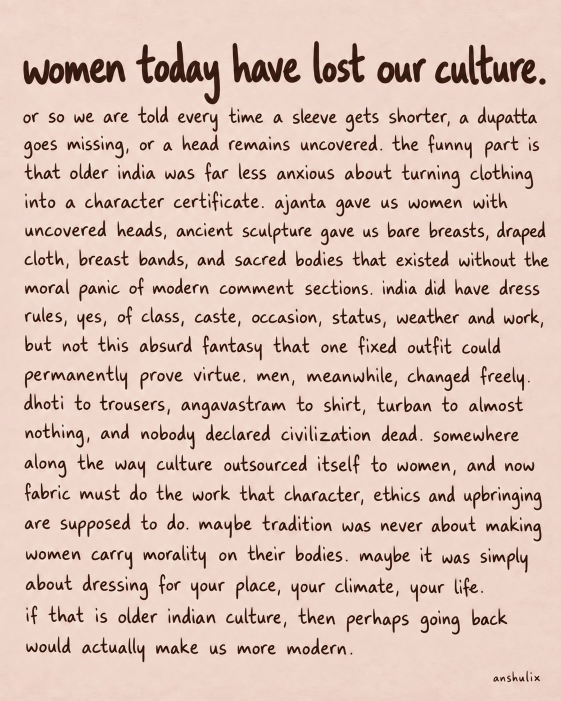
#> input picture evals/files/ai-quote-card.webp, 1122 x 1402 px (shown at 1/2 size)
$ python -i measure_style.py   (imports and definitions only)
#> lines starting #> are read from the running program, lines starting #| are printed output that depends on the picture; after the words box and inside, x2 and y2 are one past the last pixel; in counts of white or black regions, pixels touching at a corner belong together
"""Measure the typography of the lettering so it can be reproduced in any tool.

Usage:
  measure_style.py --build build --image original.jpg [--design-width 1080] [--out build/style]
                   [--matched-font path.ttf --matched-name "Caveat"]

Reads the segmentation (build/glyphs.json, build/selected.json) and the original image and
writes style.json plus STYLE.md with:
  - size: x-height, cap height and font size in px of the image, as % of image width, and at
    a chosen design width (default 1080 px, an Instagram post)
  - line height (baseline pitch / font size), letter spacing and word spacing in em
  - alignment and margins of the text block, ink and paper colours, slant, stroke weight
  - the same numbers translated for CSS, Figma, Canva, Google Docs / Word
  - per text style when the image has more than one size (heading / body)

--matched-font: when an existing font was identified, give its file so the settings are
re-expressed for that font (its x-height differs, so the point size and tracking change).
"""
import argparse
import json
import math
import os
import numpy as np
from PIL import Image
from scipy import ndimage as ndi
from collections import defaultdict
from common import load_json, load_ink, THR


def hexcol(rgb):
    return "#%02x%02x%02x" % tuple(int(round(v)) for v in rgb)


def colours(image_path):
#> called with image_path = '../../evals/files/ai-quote-card.webp'
    im = Image.open(image_path).convert("RGB")
#> im is the input picture: PIL image 1122x1402 RGB; mean R, G, B 220.1, 195, 183.7
    arr = np.asarray(im).astype(np.float32)
    lum = arr.mean(2)
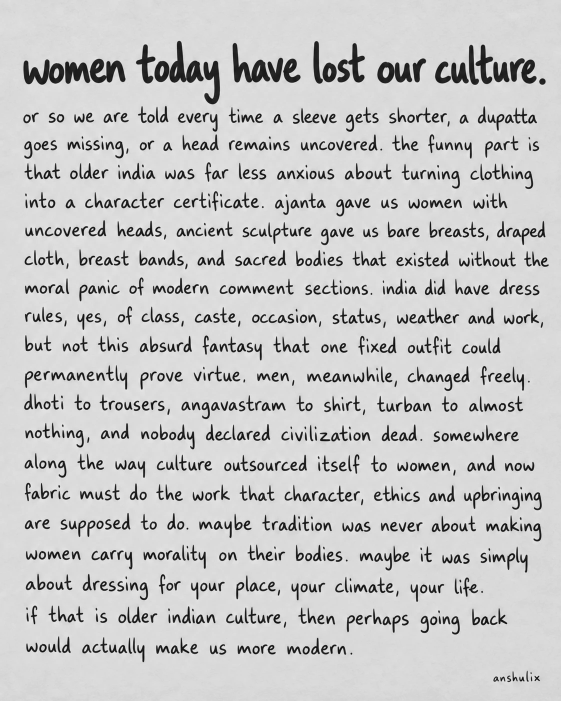
#> lum: shape (1402, 1122) float32 (shown at 1/2 size); min 5.33, max 248.7, mean 199.6
    bg = ndi.gaussian_filter(ndi.median_filter(lum, size=15), 8)
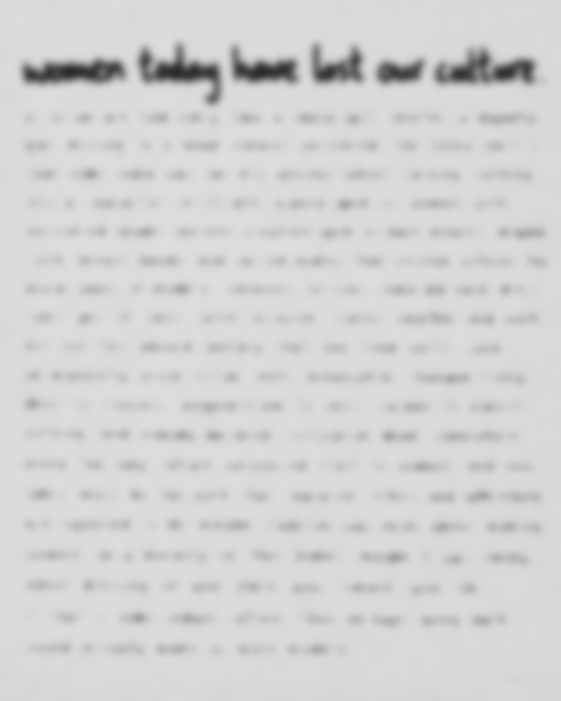
#> bg: shape (1402, 1122) float32 (shown at 1/2 size); min 41.5, max 222.6, mean 211.1
    dark = np.clip(1 - lum / np.maximum(bg, 1), 0, 1)
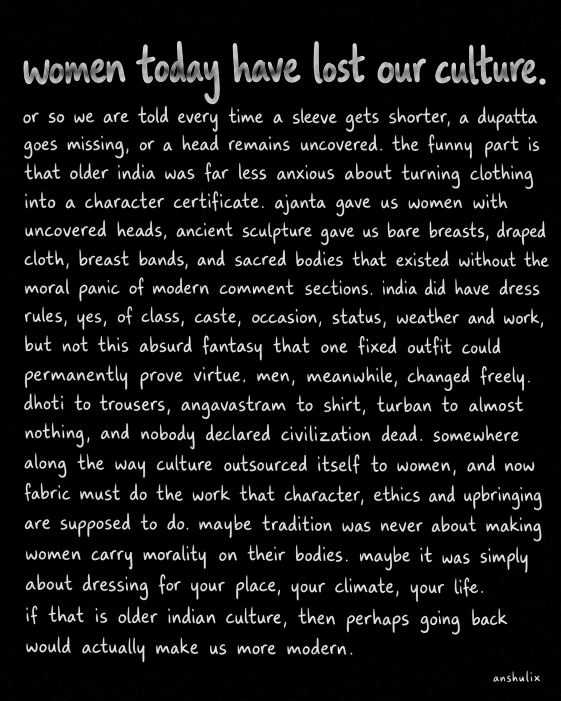
#> dark: shape (1402, 1122) float32 (shown at 1/2 size); min 0, max 0.974, mean 0.0821
    ink_mask = dark > max(0.25, np.percentile(dark, 97) * 0.6)
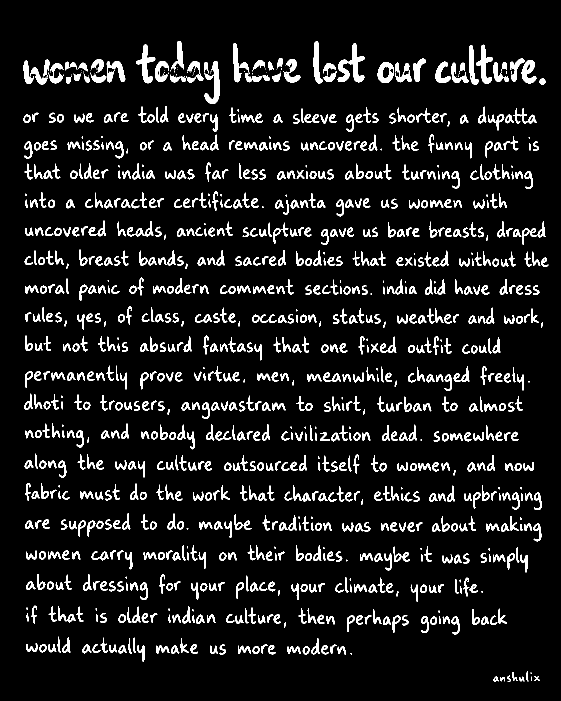
#> ink_mask: shape (1402, 1122) bool (shown at 1/2 size); 8.9% white; 1089 white regions (122 under 20 px), largest, box (x1, y1, x2, y2) and area: (272, 89, 311, 167) 1063, (409, 122, 439, 208) 1050, (697, 87, 729, 165) 1012
    paper_mask = dark < 0.05
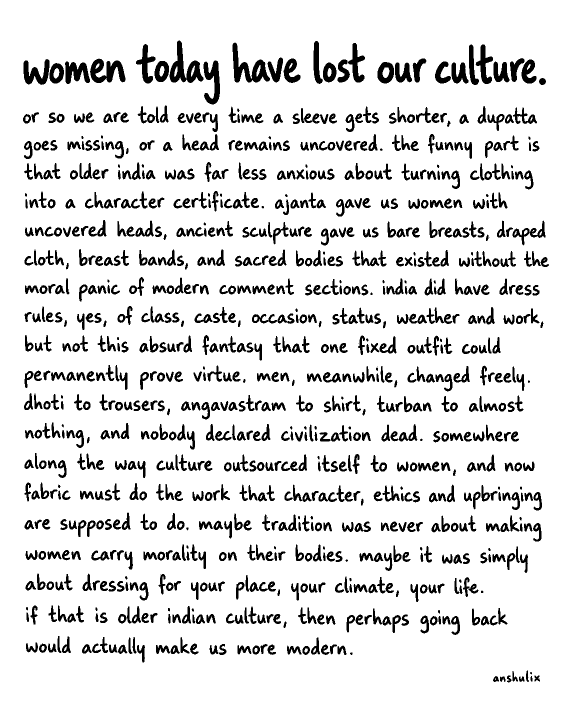
#> paper_mask: shape (1402, 1122) bool (shown at 1/2 size); 87.3% white; 1005 black regions (38 under 20 px), largest, box (x1, y1, x2, y2) and area: (465, 85, 540, 165) 2357, (339, 81, 407, 166) 2349, (180, 117, 251, 166) 1987
    ink = np.median(arr[ink_mask], axis=0) if ink_mask.sum() > 50 else np.array([0, 0, 0])
#> ink = [53, 26, 15]
    paper = np.median(arr[paper_mask], axis=0) if paper_mask.sum() > 50 else np.array([255, 255, 255])
#> paper = [239, 214, 203]
    return hexcol(ink), hexcol(paper)


# [191 lines left out: functions slant_deg, stroke_ratio, font_xheight_ratio, main, not called in this run]


# [2 lines not run here, left out]

>>> result = colours('../../evals/files/ai-quote-card.webp')
#> result = ('#351a0f', '#efd6cb')
